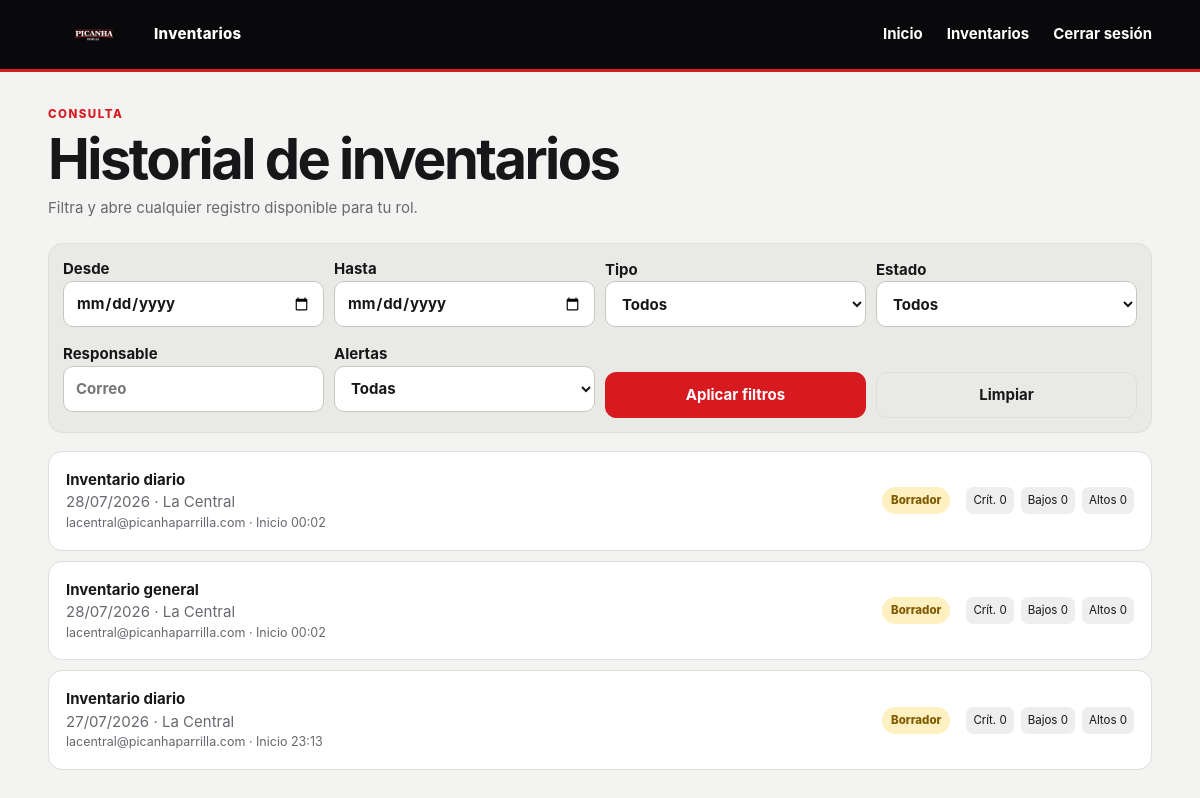
/inventarios/ (signed in), run on the app's committed database.
### inventarios/models.py (models this page shows, shortened)
class Inventory(models.Model):
    DAILY = "DIARIO"
    GENERAL = "GENERAL"
    TYPES = [(DAILY, "Inventario diario"), (GENERAL, "Inventario general")]
    DRAFT = "BORRADOR"
    IN_PROGRESS = "EN_PROGRESO"
    FINAL = "FINALIZADO"
    FINAL_ALERT = "FINALIZADO_CON_ALERTAS"
    REOPENED = "REABIERTO"
    CANCELLED = "ANULADO"
    STATES = [
        (DRAFT, "Borrador"),
        (IN_PROGRESS, "En progreso"),
        (FINAL, "Finalizado"),
        (FINAL_ALERT, "Finalizado con alertas"),
        (REOPENED, "Reabierto"),
        (CANCELLED, "Anulado"),
    ]
    ACTIVE_STATES = [DRAFT, IN_PROGRESS, FINAL, FINAL_ALERT, REOPENED]
    point = models.ForeignKey(
        PointOfSale, on_delete=models.PROTECT, related_name="inventories", null=True, blank=True
    )
    inventory_date = models.DateField("fecha de inventario", default=timezone.localdate)
    inventory_type = models.CharField("tipo", max_length=15, choices=TYPES)
    state = models.CharField("estado", max_length=30, choices=STATES, default=DRAFT)
    responsible = models.ForeignKey(
        settings.AUTH_USER_MODEL,
        on_delete=models.PROTECT,
        related_name="inventories_responsible",
        null=True,
        blank=True,
    )
    started_at = models.DateTimeField("inicio", default=timezone.now)
    finalized_at = models.DateTimeField("finalización", null=True, blank=True)
    total_expected = models.PositiveIntegerField(default=0)
    total_counted = models.PositiveIntegerField(default=0)
    total_critical = models.PositiveIntegerField(default=0)
    total_low = models.PositiveIntegerField(default=0)
    total_normal = models.PositiveIntegerField(default=0)
    total_high = models.PositiveIntegerField(default=0)
    general_observation = models.TextField("observación general", blank=True)
    locked = models.BooleanField("bloqueado", default=False)
    created_by = models.ForeignKey(
        settings.AUTH_USER_MODEL,
        on_delete=models.PROTECT,
        related_name="inventories_created",
    )
    modified_by = models.ForeignKey(
        settings.AUTH_USER_MODEL,
        on_delete=models.PROTECT,
        related_name="inventories_modified",
        null=True,
        blank=True,
    )
    created_at = models.DateTimeField(default=timezone.now, editable=False)
    modified_at = models.DateTimeField(auto_now=True)
    reopened_by = models.ForeignKey(
        settings.AUTH_USER_MODEL,
        on_delete=models.PROTECT,
        related_name="inventories_reopened",
        null=True,
        blank=True,
    )
    reopened_at = models.DateTimeField(null=True, blank=True)
    cancelled_by = models.ForeignKey(
        settings.AUTH_USER_MODEL,
        on_delete=models.PROTECT,
        related_name="inventories_cancelled",
        null=True,
        blank=True,
    )
    cancelled_at = models.DateTimeField(null=True, blank=True)
    cancellation_reason = models.TextField(blank=True)
    class Meta:
        ordering = ["-inventory_date", "-started_at"]
        constraints = [
            models.UniqueConstraint(
                fields=["point", "inventory_date", "inventory_type"],
                condition=~Q(state="ANULADO"),
                name="unique_active_inventory_per_point_date_type",
            )
        ]

class PointOfSale(models.Model):
    DAILY = "DIARIO"
    GENERAL = "GENERAL"
    FREQUENCIES = [
        (DAILY, "Diaria"),
        ("SEMANAL", "Semanal"),
        ("QUINCENAL", "Quincenal"),
        ("MENSUAL", "Mensual"),
    ]
    name = models.CharField("nombre", max_length=100)
    code = models.CharField("código", max_length=30, unique=True)
    active = models.BooleanField("activo", default=True)
    daily_deadline = models.TimeField("hora límite inventario diario", default="21:00")
    general_deadline = models.TimeField("hora límite inventario general", default="21:00")
    general_frequency = models.CharField(
        "frecuencia inventario general",
        max_length=15,
        choices=FREQUENCIES,
        default="SEMANAL",
    )
    class Meta:
        ordering = ["name"]
        verbose_name = "punto de venta"
        verbose_name_plural = "puntos de venta"

### inventarios/views.py (the view)
# urls.py: path("inventarios/", views.inventory_list, name="inventory_list"),
@login_required
def inventory_list(request):
    profile = _profile(request.user)
    queryset = Inventory.objects.select_related("point", "responsible")
    if profile.role == Profile.POS:
        queryset = queryset.filter(point=profile.point)
    filters = {
        "inventory_type": request.GET.get("type"),
        "state": request.GET.get("state"),
        "responsible__username__icontains": request.GET.get("responsible"),
        "inventory_date__gte": request.GET.get("date_from"),
        "inventory_date__lte": request.GET.get("date_to"),
    }
    for key, value in filters.items():
        if value:
            queryset = queryset.filter(**{key: value})
    alert_filter = request.GET.get("alerts")
    if alert_filter == "yes":
        queryset = queryset.filter(alerts__isnull=False).distinct()
    elif alert_filter == "no":
        queryset = queryset.filter(alerts__isnull=True)
    page = Paginator(queryset, 18).get_page(request.GET.get("page"))
    return render(
        request,
        "inventarios/inventory_list.html",
        {"page": page, "types": Inventory.TYPES, "states": Inventory.STATES},
    )

### inventarios/context_processors.py (called while the page is built)
def app_context(request):
    data = {"app_settings": AppSetting.get_solo()}
    profile = getattr(request.user, "profile", None) if request.user.is_authenticated else None
    data["functional_profile"] = profile
    if profile and profile.active and profile.role == Profile.ADMIN:
        data["open_alert_count"] = Alert.objects.filter(attended=False).count()
    return data

### inventarios/models.py (called while the page is built)
    @classmethod
    def get_solo(cls):
        obj, _ = cls.objects.get_or_create(pk=1)
        return obj

### inventarios/views.py (called while the page is built)
def _profile(user):
    profile = getattr(user, "profile", None)
    if not profile or not profile.active:
        raise PermissionDenied("Usuario sin perfil funcional activo.")
    return profile

### templates/inventarios/inventory_list.html (shortened to what this page needs)
{% extends "base.html" %}
{% block content %}
<div class="page-head"><div><span class="eyebrow">Consulta</span><h1>Historial de inventarios</h1><p>Filtra y abre cualquier registro disponible para tu rol.</p></div></div>
<form class="filters wide" method="get">
  <label>Desde<input type="date" name="date_from" value="{{ request.GET.date_from }}"></label>
  <label>Hasta<input type="date" name="date_to" value="{{ request.GET.date_to }}"></label>
  <label>Tipo<select name="type"><option value="">Todos</option>{% for value,label in types %}<option value="{{ value }}" {% if request.GET.type == value %}selected{% endif %}>{{ label }}</option>{% endfor %}</select></label>
  <label>Estado<select name="state"><option value="">Todos</option>{% for value,label in states %}<option value="{{ value }}" {% if request.GET.state == value %}selected{% endif %}>{{ label }}</option>{% endfor %}</select></label>
  <label>Responsable<input name="responsible" value="{{ request.GET.responsible }}" placeholder="Correo"></label>
  <label>Alertas<select name="alerts"><option value="">Todas</option></select></label>
  <button class="btn primary" type="submit">Aplicar filtros</button>
  <a class="btn ghost" href="{% url 'inventory_list' %}">Limpiar</a>
</form>
{% include "inventarios/_inventory_cards.html" with inventories=page.object_list %}
{% endblock %}

### templates/inventarios/_inventory_cards.html
<div class="inventory-list">
  {% for inv in inventories %}
  <a class="inventory-card" href="{% url 'inventory_detail' inv.pk %}">
    <div>
      <b>{{ inv.get_inventory_type_display }}</b>
      <span>{{ inv.inventory_date|date:"d/m/Y" }} · {{ inv.point.name }}</span>
      <small>{{ inv.responsible.username }} · Inicio {{ inv.started_at|date:"H:i" }}{% if inv.finalized_at %} · Fin {{ inv.finalized_at|date:"H:i" }}{% endif %}</small>
    </div>
    <div class="status {{ inv.state|lower }}">{{ inv.get_state_display }}</div>
    <div class="mini-stats"><span>Crít. {{ inv.total_critical }}</span><span>Bajos {{ inv.total_low }}</span><span>Altos {{ inv.total_high }}</span></div>
  </a>
  {% empty %}<div class="empty">Todavía no hay inventarios.</div>{% endfor %}
</div>

### static/css/app.css (style rules this page uses)
:root { --bg: #f3f3f1; --card: #fff; --ink: #171719; --muted: #68686f; --red: #d71920; --red-dark: #a80e14; --black: #09090b; --line: #dededb; --success: #16784a; --warning: #a35f00; --danger: #b42318; --radius: 16px; --shadow: 0 14px 38px rgba(9, 9, 11, .08); }
* { box-sizing: border-box; }
html { min-width: 320px; scroll-behavior: smooth; }
body { margin: 0; background: var(--bg); color: var(--ink); font: 15px/1.5 Inter, ui-sans-serif, system-ui, -apple-system, "Segoe UI", sans-serif; }
button, input, select, textarea { font: inherit; }
button, a { -webkit-tap-highlight-color: transparent; }
a { color: inherit; text-decoration: none; }
h1, h2, h3, p { overflow-wrap: anywhere; }
h1 { margin: 0; font-size: clamp(2rem, 5vw, 3.5rem); line-height: 1.03; letter-spacing: -.045em; }
.muted, small { color: var(--muted); }
.eyebrow { display: block; margin-bottom: 8px; color: var(--red); font-size: .72rem; font-weight: 850; letter-spacing: .13em; text-transform: uppercase; }
.page-head { display: flex; align-items: flex-end; justify-content: space-between; gap: 24px; margin-bottom: 24px; }
.page-head p { max-width: 720px; margin: 8px 0 0; color: var(--muted); }
.btn { display: inline-flex; min-height: 46px; align-items: center; justify-content: center; padding: 10px 17px; border: 1px solid var(--line); border-radius: 11px; color: var(--ink); background: #fff; font-weight: 750; cursor: pointer; }
.btn.primary { color: #fff; border-color: var(--red); background: var(--red); }
.btn.ghost { background: transparent; }
.inventory-list { display: grid; gap: 10px; }
.inventory-card { display: grid; grid-template-columns: minmax(0, 1fr) auto auto; align-items: center; gap: 16px; padding: 17px; border: 1px solid var(--line); border-radius: 14px; background: var(--card); transition: border-color .15s, transform .15s; }
.inventory-card b, .inventory-card span, .inventory-card small { display: block; }
.inventory-card > div:first-child span, .inventory-card small { color: var(--muted); }
.mini-stats { display: flex; gap: 7px; font-size: .72rem; }
.mini-stats span { padding: 5px 7px; border-radius: 7px; background: #eee; }
.status, .result { display: inline-flex; width: fit-content; align-items: center; padding: 5px 9px; border-radius: 99px; background: #ececea; font-size: .72rem; font-style: normal; font-weight: 850; }
.status.borrador, .status.en_progreso { color: #805b00; background: #fff0c2; }
label { display: block; margin-bottom: 6px; font-weight: 750; }
input, select, textarea { width: 100%; min-height: 46px; padding: 10px 12px; border: 1px solid #c7c7c4; border-radius: 10px; color: var(--ink); background: #fff; outline: none; }
.filters { display: grid; grid-template-columns: repeat(4, minmax(130px, 1fr)) auto; align-items: end; gap: 10px; margin-bottom: 18px; padding: 14px; border: 1px solid var(--line); border-radius: 14px; background: #e9e9e6; }
.filters.wide { grid-template-columns: repeat(4, minmax(130px, 1fr)); }

### data on the page
Inventory: inventory_type "Inventario diario", inventory_date "28/07/2026", point.name "La Central", responsible.username "lacentral@picanhaparrilla.com", started_at "00:02", state "Borrador", total_critical "0", total_low "0", total_high "0"
Inventory: inventory_type "Inventario general", inventory_date "28/07/2026", point.name "La Central", responsible.username "lacentral@picanhaparrilla.com", started_at "00:02", state "Borrador", total_critical "0", total_low "0", total_high "0"
Inventory: inventory_type "Inventario diario", inventory_date "27/07/2026", point.name "La Central", responsible.username "lacentral@picanhaparrilla.com", started_at "23:13", state "Borrador", total_critical "0", total_low "0", total_high "0"
